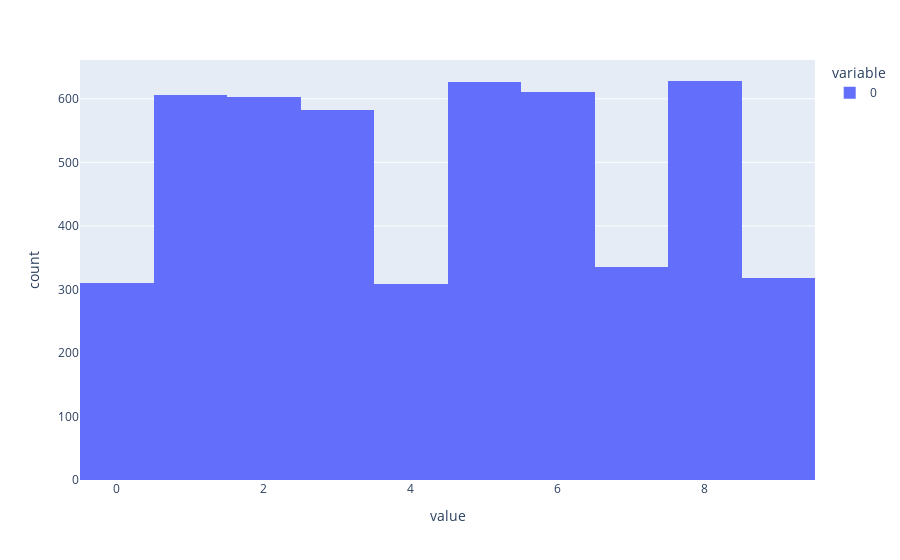

Notebook code for this chart:
### Code cell
signal = [example[1].item() for example in example_dataset if example[0][-1] == 0]
noise = [example[1].item() for example in example_dataset if example[0][-1] != 0]

print(len(signal), len(noise))

px.histogram(signal)
#px.histogram(noise)

## repeated ints < 5 are half as likely in the signal dataset. This shouldn't matter, but could check to see if those outputs (0, 4, 7, 9) are treated systematically differently by the model

### Figure 1 — Plotly figure (JSON) as saved in the notebook; plotly's stock layout.template omitted (floating-point values rounded to 4 significant figures; data arrays with more than 128 entries replaced by an {"elided": "..."} marker saying what was removed)
{"data": [{"alignmentgroup": "True", "bingroup": "x", "hovertemplate": "variable=0<br>value=%{x}<br>count=%{y}<extra></extra>", "legendgroup": "0", "marker": {"color": "#636efa", "pattern": {"shape": ""}}, "name": "0", "offsetgroup": "0", "orientation": "v", "showlegend": true, "type": "histogram", "x": {"elided": "4930 int values"}, "xaxis": "x", "yaxis": "y"}], "layout": {"barmode": "relative", "legend": {"title": {"text": "variable"}, "tracegroupgap": 0}, "margin": {"t": 60}, "xaxis": {"anchor": "y", "domain": [0, 1], "title": {"text": "value"}}, "yaxis": {"anchor": "x", "domain": [0, 1], "title": {"text": "count"}}}}
